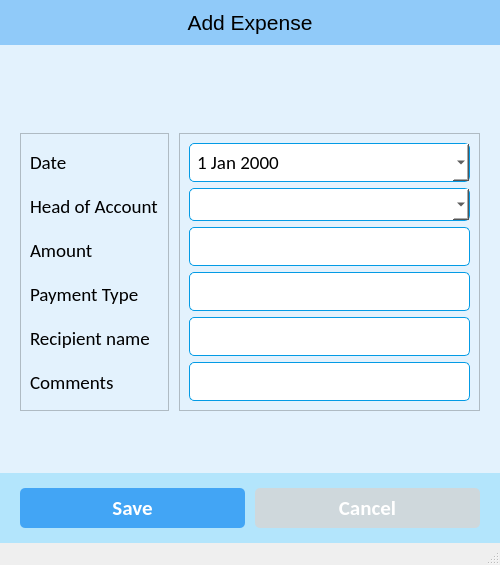
<?xml version="1.0" encoding="UTF-8"?>
<ui version="4.0">
 <class>ExpensesWindow</class>
 <widget class="QMainWindow" name="ExpensesWindow">
  <property name="geometry">
   <rect>
    <x>0</x>
    <y>0</y>
    <width>500</width>
    <height>565</height>
   </rect>
  </property>
  <property name="minimumSize">
   <size>
    <width>500</width>
    <height>500</height>
   </size>
  </property>
  <property name="windowTitle">
   <string>Expenses</string>
  </property>
  <widget class="QWidget" name="centralwidget">
   <property name="styleSheet">
    <string notr="true">* {
	background-color: #e3f2fd;
}

#label {
	background-color: #90caf9;
	padding: 10px;
}

#bottom_widget {
	background-color: #b3e5fc;
}

QPushButton {
	background-color: #42a5f5;
	border-radius: 5px;
	color: #fff;
}

#btn_cancel {
	background-color: #cfd8dc;
	border-radius: 5px;
	color: #fff;
}

QLineEdit {
	background-color: #fff;
	border-radius: 5px;
	border: 1px solid #039be5;
	padding: 5px 5px;
}

QDateEdit {
	background-color: #fff;
	border-radius: 5px;
	border: 1px solid #039be5;
	padding: 5px 5px;
}

QComboBox {
	background-color: #fff;
	border-radius: 5px;
	border: 1px solid #039be5;
	font-size: 16px;
	padding: 5px 5px;
}</string>
   </property>
   <layout class="QVBoxLayout" name="verticalLayout_3">
    <property name="spacing">
     <number>0</number>
    </property>
    <property name="leftMargin">
     <number>0</number>
    </property>
    <property name="topMargin">
     <number>0</number>
    </property>
    <property name="rightMargin">
     <number>0</number>
    </property>
    <property name="bottomMargin">
     <number>0</number>
    </property>
    <item alignment="Qt::AlignTop">
     <widget class="QLabel" name="label">
      <property name="font">
       <font>
        <pointsize>16</pointsize>
       </font>
      </property>
      <property name="text">
       <string>Add Expense</string>
      </property>
      <property name="alignment">
       <set>Qt::AlignCenter</set>
      </property>
      <property name="margin">
       <number>0</number>
      </property>
     </widget>
    </item>
    <item>
     <widget class="QWidget" name="widget" native="true">
      <layout class="QHBoxLayout" name="horizontalLayout">
       <property name="spacing">
        <number>10</number>
       </property>
       <property name="leftMargin">
        <number>20</number>
       </property>
       <property name="topMargin">
        <number>20</number>
       </property>
       <property name="rightMargin">
        <number>20</number>
       </property>
       <property name="bottomMargin">
        <number>20</number>
       </property>
       <item>
        <widget class="QFrame" name="frame">
         <property name="frameShape">
          <enum>QFrame::StyledPanel</enum>
         </property>
         <property name="frameShadow">
          <enum>QFrame::Raised</enum>
         </property>
         <layout class="QVBoxLayout" name="verticalLayout_2">
          <item>
           <widget class="QLabel" name="label2">
            <property name="font">
             <font>
              <family>Calibri</family>
              <pointsize>14</pointsize>
             </font>
            </property>
            <property name="text">
             <string>Date</string>
            </property>
           </widget>
          </item>
          <item>
           <widget class="QLabel" name="label_2">
            <property name="font">
             <font>
              <family>Calibri</family>
              <pointsize>14</pointsize>
             </font>
            </property>
            <property name="text">
             <string>Head of Account</string>
            </property>
           </widget>
          </item>
          <item>
           <widget class="QLabel" name="label_5">
            <property name="font">
             <font>
              <family>Calibri</family>
              <pointsize>14</pointsize>
             </font>
            </property>
            <property name="text">
             <string>Amount</string>
            </property>
           </widget>
          </item>
          <item>
           <widget class="QLabel" name="label_3">
            <property name="font">
             <font>
              <family>Calibri</family>
              <pointsize>14</pointsize>
             </font>
            </property>
            <property name="text">
             <string>Payment Type</string>
            </property>
           </widget>
          </item>
          <item>
           <widget class="QLabel" name="label_4">
            <property name="font">
             <font>
              <family>Calibri</family>
              <pointsize>14</pointsize>
             </font>
            </property>
            <property name="text">
             <string>Recipient name</string>
            </property>
           </widget>
          </item>
          <item>
           <widget class="QLabel" name="label_6">
            <property name="font">
             <font>
              <family>Calibri</family>
              <pointsize>14</pointsize>
             </font>
            </property>
            <property name="text">
             <string>Comments</string>
            </property>
           </widget>
          </item>
         </layout>
        </widget>
       </item>
       <item>
        <widget class="QFrame" name="frame_2">
         <property name="frameShape">
          <enum>QFrame::StyledPanel</enum>
         </property>
         <property name="frameShadow">
          <enum>QFrame::Raised</enum>
         </property>
         <layout class="QVBoxLayout" name="verticalLayout">
          <item>
           <widget class="QDateEdit" name="expense_date">
            <property name="font">
             <font>
              <family>Calibri</family>
              <pointsize>14</pointsize>
             </font>
            </property>
            <property name="calendarPopup">
             <bool>true</bool>
            </property>
           </widget>
          </item>
          <item>
           <widget class="QComboBox" name="select_hoa">
            <property name="font">
             <font>
              <pointsize>-1</pointsize>
             </font>
            </property>
            <property name="editable">
             <bool>true</bool>
            </property>
           </widget>
          </item>
          <item>
           <widget class="QLineEdit" name="txt_amount">
            <property name="font">
             <font>
              <family>Calibri</family>
              <pointsize>14</pointsize>
             </font>
            </property>
           </widget>
          </item>
          <item>
           <widget class="QLineEdit" name="txt_payment_type">
            <property name="font">
             <font>
              <family>Calibri</family>
              <pointsize>14</pointsize>
             </font>
            </property>
           </widget>
          </item>
          <item>
           <widget class="QLineEdit" name="txt_recipient">
            <property name="font">
             <font>
              <family>Calibri</family>
              <pointsize>14</pointsize>
             </font>
            </property>
           </widget>
          </item>
          <item>
           <widget class="QLineEdit" name="txt_comment">
            <property name="font">
             <font>
              <family>Calibri</family>
              <pointsize>14</pointsize>
             </font>
            </property>
           </widget>
          </item>
         </layout>
        </widget>
       </item>
      </layout>
     </widget>
    </item>
    <item alignment="Qt::AlignBottom">
     <widget class="QWidget" name="bottom_widget" native="true">
      <layout class="QHBoxLayout" name="horizontalLayout_3">
       <property name="spacing">
        <number>10</number>
       </property>
       <property name="leftMargin">
        <number>20</number>
       </property>
       <property name="topMargin">
        <number>15</number>
       </property>
       <property name="rightMargin">
        <number>20</number>
       </property>
       <property name="bottomMargin">
        <number>15</number>
       </property>
       <item>
        <widget class="QPushButton" name="btn_save">
         <property name="minimumSize">
          <size>
           <width>0</width>
           <height>40</height>
          </size>
         </property>
         <property name="font">
          <font>
           <family>Calibri</family>
           <pointsize>16</pointsize>
           <weight>75</weight>
           <bold>true</bold>
          </font>
         </property>
         <property name="text">
          <string>Save</string>
         </property>
         <property name="icon">
          <iconset resource="../resources.qrc">
           <normaloff>:/icons/assets/icons/save.png</normaloff>:/icons/assets/icons/save.png</iconset>
         </property>
         <property name="iconSize">
          <size>
           <width>32</width>
           <height>32</height>
          </size>
         </property>
        </widget>
       </item>
       <item>
        <widget class="QPushButton" name="btn_cancel">
         <property name="minimumSize">
          <size>
           <width>0</width>
           <height>40</height>
          </size>
         </property>
         <property name="font">
          <font>
           <family>Calibri</family>
           <pointsize>16</pointsize>
           <weight>75</weight>
           <bold>true</bold>
          </font>
         </property>
         <property name="text">
          <string>Cancel</string>
         </property>
         <property name="icon">
          <iconset resource="../resources.qrc">
           <normaloff>:/icons/assets/icons/close.png</normaloff>:/icons/assets/icons/close.png</iconset>
         </property>
         <property name="iconSize">
          <size>
           <width>32</width>
           <height>32</height>
          </size>
         </property>
        </widget>
       </item>
      </layout>
     </widget>
    </item>
   </layout>
  </widget>
  <widget class="QStatusBar" name="statusbar"/>
 </widget>
 <resources>
  <include location="../resources.qrc"/>
 </resources>
 <connections/>
</ui>
